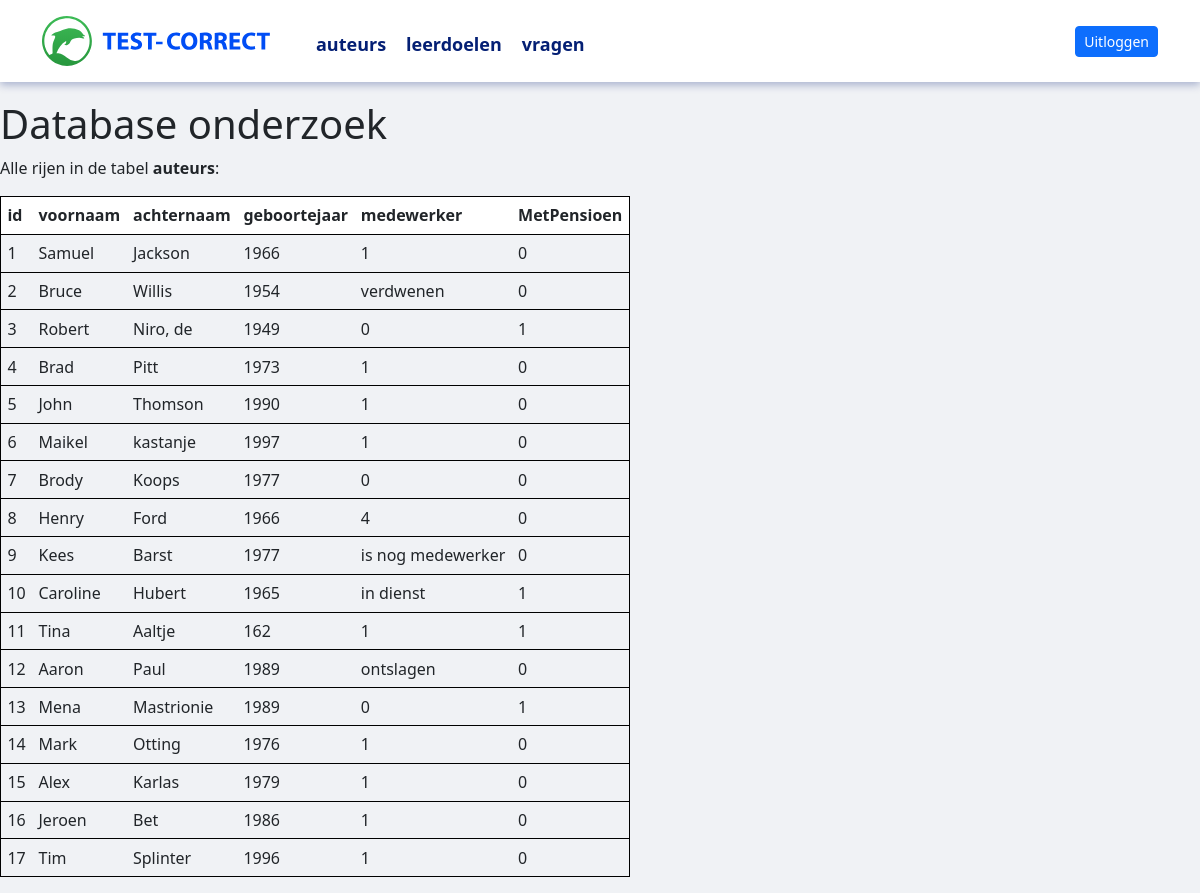
/table_details/auteurs, run on the app's committed database.
### tables this page shows
CREATE TABLE `auteurs` (
  `id` integer NOT NULL
,  `voornaam` varchar(80) NOT NULL
,  `achternaam` varchar(80) NOT NULL
,  `geboortejaar` integer DEFAULT NULL
,  `medewerker` varchar(250) NOT NULL
,  "MetPensioen" integer NOT NULL
);

### app.py (the view)
@app.route("/table_details/<table_name>")
def table_content(table_name=None):
    if table_name == "vragen":
        tables = dbm.get_table_list()
        rows, column_names = dbm.get_table_content_vragen()
        return render_template(
            "table_details.html", rows=rows, columns=column_names, table_name=table_name, table_list=tables
        )
    elif not table_name:
        return "Missing table name", 400  # HTTP 400 = Bad Request
    else:
        tables = dbm.get_table_list()
        rows, column_names = dbm.get_table_content(table_name)
        return render_template(
            "table_details.html", rows=rows, columns=column_names, table_name=table_name, table_list=tables
        )

### lib/tablemodel.py (called while the page is built)
    def get_table_list(self):
        try:
            cursor = sqlite3.connect(self.database_file).cursor()
            cursor.execute("SELECT name FROM sqlite_master WHERE type='table'")
            tables = [table[0] for table in cursor.fetchall()]
            return tables
        except Exception as e:
            raise Exception(f"An error occurred while retrieving table list: {str(e)}")

    def get_table_content(self, table_name):
        cursor = sqlite3.connect(self.database_file).cursor()
        cursor.execute(f"SELECT * FROM {table_name} ")
        table_headers = [column_name[0] for column_name in cursor.description]
        table_content = cursor.fetchall()
        return table_content, table_headers

### templates/table_details.html (shortened to what this page needs)
<!DOCTYPE html>
<html lang="en">
<head>
    <link rel="stylesheet" href="/static/basic.css" type="text/css">
    <link rel="stylesheet" href="/static/main.css" type="text/css">
    <link href="https://cdn.jsdelivr.net/npm/bootstrap@5.2.3/dist/css/bootstrap.min.css" rel="stylesheet">
</head>
<body>
{% include 'header.html' %}
<main>
    <h1>Database onderzoek</h1>
    <p>Alle rijen in de tabel <b>{{ table_name }}</b>:</p>
    <table>
        <thead>
        <tr>
        {% if table_name not in ["vragen"] %}
        {% for column in columns %}
        <th>{{ column }}</th>
        {% endfor %}
    </tr>
    </thead>
    <tbody>
    {% for row in rows %}
    <tr>
        {% for field in row %}
        <td>{{ field }}</td>
        {% endfor %}
    </tr>
    {% endfor %}
    </tbody>
    {% endif %}
    </table>
</main>
</body>
</html>

### static/basic.css (style rules this page uses)
* { box-sizing: border-box }
:root { --sans: 1em/1.6 system-ui, -apple-system, BlinkMacSystemFont, Segoe UI, Roboto, Oxygen, Ubuntu, Cantarell, Droid Sans, Helvetica Neue, Fira Sans, sans-serif; --mono: SFMono-Regular, Consolas, 'Liberation Mono', Menlo, Courier, 'Courier New', monospace; --c1:#0074d9; --c2:#eee; --c3:#fff; --c4:#000; --c5:#fff; --m1: 8px; --rc: 8px; }
html { -ms-text-size-adjust: 100%; -webkit-text-size-adjust: 100%; }
body { margin: 0; font: var(--sans); font-weight: 400; font-style: normal; text-rendering: optimizeLegibility; -webkit-font-smoothing: antialiased; background-color: rgba(240, 242, 245, 1) !important; color: var(--c4); padding-top: 100px; }
h1,h2,h3,h4,h5,h6 { margin: 0.6em 0; font-weight: normal }
h1 { font-size: 2.625em; line-height: 1.2 }
table { border-collapse: collapse; border-spacing: 0; margin:1em 0 }
th, td { text-align: left; vertical-align: top; border: 1px solid; padding: 0.4em }
thead,tfoot { background: var(--c2) }
main,footer { margin: 0 auto; width: 100%; text-align: left; padding: 0 0px; }

### static/main.css (style rules this page uses)
th { background-color: white; }
tr { border: solid black 1px !important; }

### data on the page
auteurs: row "1" "1" "0", voornaam "Samuel", achternaam "Jackson", geboortejaar "1966"
auteurs: row "2" "0", voornaam "Bruce", achternaam "Willis", geboortejaar "1954", medewerker "verdwenen"
auteurs: row "3" "0" "1", voornaam "Robert", achternaam "Niro, de", geboortejaar "1949"
auteurs: row "4" "1" "0", voornaam "Brad", achternaam "Pitt", geboortejaar "1973"
auteurs: row "5" "1" "0", voornaam "John", achternaam "Thomson", geboortejaar "1990"
auteurs: row "6" "1" "0", voornaam "Maikel", achternaam "kastanje", geboortejaar "1997"
auteurs: row "7" "0" "0", voornaam "Brody", achternaam "Koops", geboortejaar "1977"
auteurs: row "8" "4" "0", voornaam "Henry", achternaam "Ford", geboortejaar "1966"
auteurs: row "9" "0", voornaam "Kees", achternaam "Barst", geboortejaar "1977", medewerker "is nog medewerker"
auteurs: row "10" "1", voornaam "Caroline", achternaam "Hubert", geboortejaar "1965", medewerker "in dienst"
auteurs: row "11" "162" "1" "1", voornaam "Tina", achternaam "Aaltje"
auteurs: row "12" "0", voornaam "Aaron", achternaam "Paul", geboortejaar "1989", medewerker "ontslagen"
auteurs: row "13" "0" "1", voornaam "Mena", achternaam "Mastrionie", geboortejaar "1989"
auteurs: row "14" "1" "0", voornaam "Mark", achternaam "Otting", geboortejaar "1976"
auteurs: row "15" "1" "0", voornaam "Alex", achternaam "Karlas", geboortejaar "1979"
auteurs: row "16" "1" "0", voornaam "Jeroen", achternaam "Bet", geboortejaar "1986"
auteurs: row "17" "1" "0", voornaam "Tim", achternaam "Splinter", geboortejaar "1996"

### other printed values
{{ table }} "auteurs" "leerdoelen" "vragen"
{{ table_name }} "auteurs"
{{ column }} "id" "voornaam" "achternaam" "geboortejaar" "medewerker" "MetPensioen"
